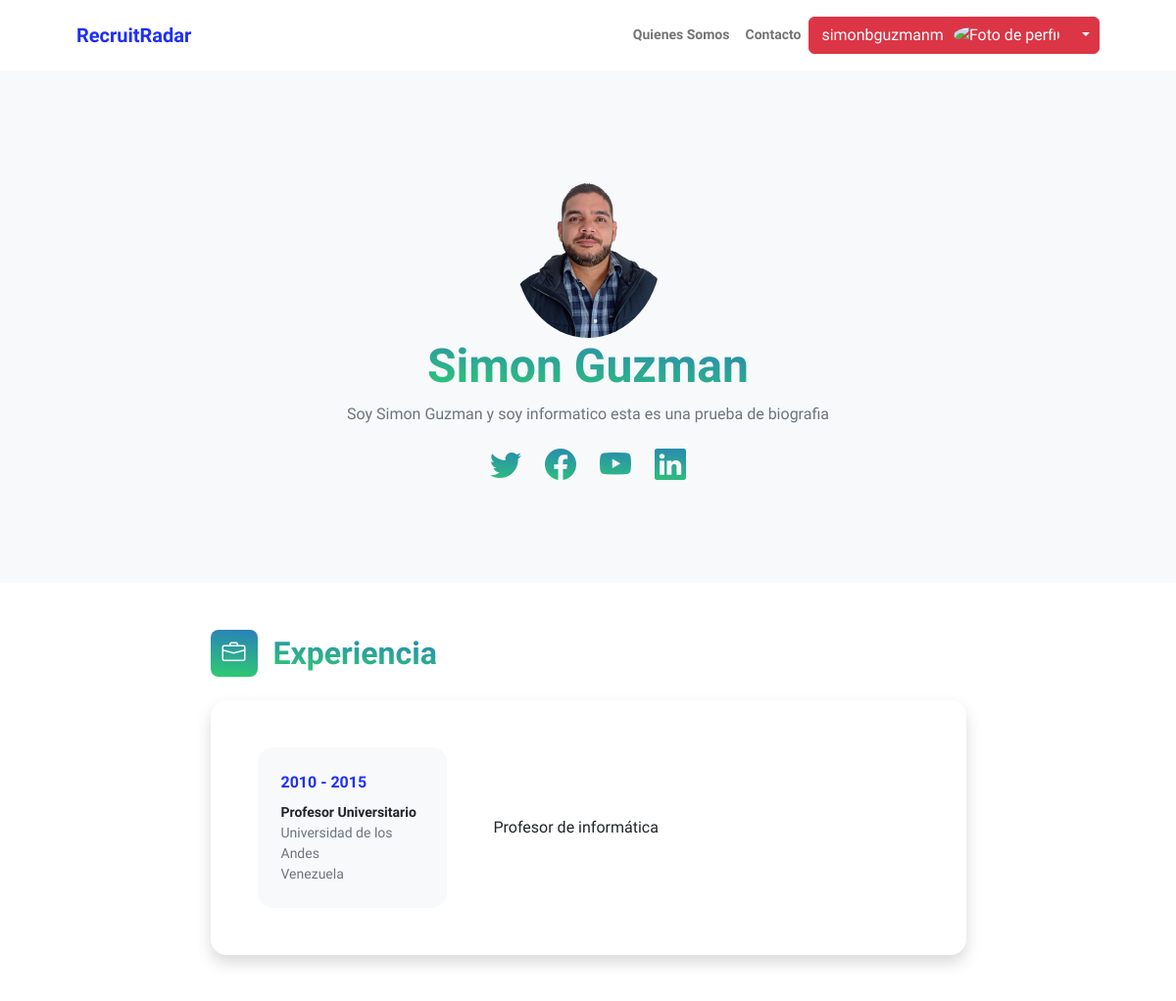
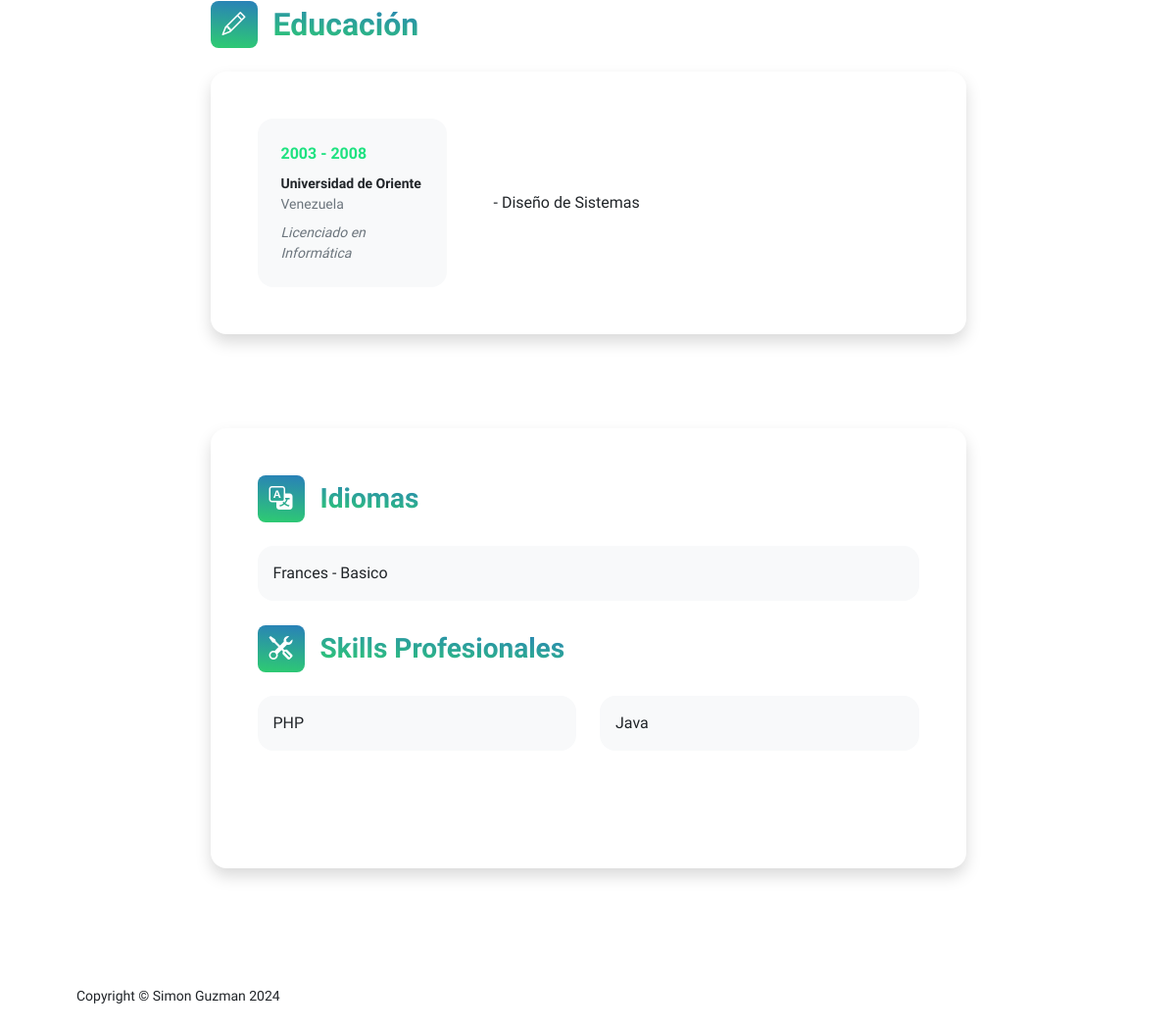
Page /appUsers/perfilde/simonbguzmanm (signed in) on the committed database (2 pictures, top to bottom).
### appUsers/models.py (models this page shows, shortened)
class DataUsuario(models.Model):
    user = models.OneToOneField(User, on_delete=models.CASCADE, null=True)
    nombre = models.CharField(max_length=100,null=True, blank = True)
    apellido = models.CharField(max_length=100,null=True, blank = True)
    bio = models.CharField(max_length=1000, null=True, blank = True)
    telefono = models.CharField(max_length=100, null=True, blank = True)
    url_twitter = models.CharField(max_length=100,null=True, blank = True)
    url_facebook = models.CharField(max_length=100, null=True, blank = True)
    url_github= models.CharField(max_length=100, null=True, blank = True)
    url_youtube = models.CharField(max_length=100, null=True, blank = True)
    url_linkedin = models.CharField(max_length=100, null=True, blank = True)

class ExperienciaLaboral(models.Model):
    user = models.ForeignKey(User, on_delete=models.CASCADE, null=True)
    cargo = models.CharField(max_length=100)
    empresa = models.CharField(max_length=100)
    periodo_inicio = models.IntegerField()
    periodo_fin = models.IntegerField(null=True, blank=True)
    description = models.CharField(max_length=1000)
    pais = models.CharField(max_length=50)

class Educacion(models.Model):
    user = models.ForeignKey(User, on_delete=models.CASCADE, null=True)
    institucion = models.CharField(max_length=100)
    titulo = models.CharField(max_length=100)
    description = models.CharField(max_length=1000)
    pais = models.CharField(max_length=50)
    periodo_inicio = models.IntegerField()
    periodo_fin = models.IntegerField(null=True, blank=True)

class Idiomas(models.Model):
    user = models.ForeignKey(User, on_delete=models.CASCADE, null=True)
    idioma = models.CharField(max_length=50)
    nivel = models.CharField(max_length=20)

class Skills(models.Model):
    user = models.ForeignKey(User, on_delete=models.CASCADE, null=True)
    aptitud = models.CharField(max_length=50)

### appUsers/views.py (the view)
# urls.py: path('perfilde/<str:nombre>', views.perfilde, name='unperfil')
def perfilde(request, nombre):
    usuarios = User.objects.filter(username=nombre)
    if usuarios.exists():
        usuario_encontrado = usuarios.first()
        user_id = usuario_encontrado.id
        experiencias = ExperienciaLaboral.objects.filter(user=user_id)
        estudios = Educacion.objects.filter(user=user_id)
        skills = Skills.objects.filter(user=user_id)
        idiomas = Idiomas.objects.filter(user=user_id)
        try:
            avatar=Avatar.objects.get(user=user_id)
        except Avatar.DoesNotExist:
            avatar="/media/avatares/default.jpg"
        try:
            perfil=DataUsuario.objects.get(user=user_id)
        except DataUsuario.DoesNotExist:
            perfil=""
        print(avatar)
        return render(request,"appUsers/perfilde.html",{"foto_avatar":avatar.imagen.url,"experiencias":experiencias,"estudios":estudios,"idiomas":idiomas,"perfil":perfil,"skills":skills,"avatar":request.session.get('foto-avatar', 'none'),"enc":"1"})
    else:
        return render(request, "appUsers/perfilde.html", {"foto_avatar":"","nombredeparametro": nombre,"enc":"0","avatar":request.session.get('foto-avatar', 'none')})

### appUsers/models.py (called while the page is built)
    def __str__(self):
        return f'{self.user} - {self.imagen}'

### appUsers/templates/appUsers/perfilde.html (shortened to what this page needs)
{% extends "appUsers/base.html" %}
{% load static %}
{% block datosDinamicos %}
{% if enc == '1' %}
<section class="bg-light py-5">
    <div class="container px-5">
        <div class="row gx-5 justify-content-center">
            <div class="col-xxl-8">
                <div class="text-center my-5">
                    <img src="{{foto_avatar}}" alt="Foto de perfil" class="img-fluid rounded-circle" width="150">
                    <h2 class="display-5 fw-bolder"><span class="text-gradient d-inline">{{perfil.nombre}} {{perfil.apellido}}</span></h2>
                    <p class="text-muted">{{perfil.bio}}</p>
                    <div class="d-flex justify-content-center fs-2 gap-4">
                        {% if perfil.url_twitter != '#' %}
                            <a class="text-gradient" href="{{ perfil.url_twitter }}" target="_blank"><i class="bi bi-twitter"></i></a>
                        {% endif %}
                        {% if perfil.url_facebook != '#' %}
                            <a class="text-gradient" href="{{ perfil.url_facebook }}" target="_blank"><i class="bi bi-facebook"></i></a>
                        {% endif %}
                        {% if perfil.url_youtube != '#' %}
                            <a class="text-gradient" href="{{ perfil.url_youtube }}" target="_blank"><i class="bi bi-youtube"></i></a>
                        {% endif %}
                        {% if perfil.url_linkedin != '#' %}
                            <a class="text-gradient" href="{{ perfil.url_linkedin }}" target="_blank"><i class="bi bi-linkedin"></i></a>
                        {% endif %}
                    </div>
                </div>
            </div>
        </div>
    </div>
</section>
<div class="container px-5 my-5">
    <div class="row gx-5 justify-content-center">
        <div class="col-lg-11 col-xl-9 col-xxl-8">
            <section>
                <div class="d-flex align-items-center mb-4">
                    <div class="feature bg-primary bg-gradient-primary-to-secondary text-white rounded-3 me-3"><i class="bi bi-briefcase"></i></div>
                    <h2 class="fw-bolder mb-0"><span class="text-gradient d-inline">Experiencia</span></h2>
                </div>
                {% for exp in experiencias %}
                <div class="card shadow border-0 rounded-4 mb-5">
                    <div class="card-body p-5">
                        <div class="row align-items-center gx-5">
                            <div class="col text-center text-lg-start mb-4 mb-lg-0">
                                <div class="bg-light p-4 rounded-4">
                                    <div class="text-primary fw-bolder mb-2">{{exp.periodo_inicio}} - {{exp.periodo_fin}}</div>
                                    <div class="small fw-bolder">{{exp.cargo}}</div>
                                    <div class="small text-muted">{{exp.empresa}}</div>
                                    <div class="small text-muted">{{exp.pais}}</div>
                                </div>
                            </div>
                            <div class="col-lg-8"><div>{{exp.description}}</div></div>
                        </div>
                    </div>
                </div>
                {% endfor%}
            </section>
            <section>
                <div class="d-flex align-items-center mb-4">
                    <div class="feature bg-primary bg-gradient-primary-to-secondary text-white rounded-3 me-3"><i class="bi bi-pencil"></i></div>
                    <h2 class="fw-bolder mb-0"><span class="text-gradient d-inline">Educación</span></h2>
                </div>
                {% for est in estudios %}
                <div class="card shadow border-0 rounded-4 mb-5">
                    <div class="card-body p-5">
                        <div class="row align-items-center gx-5">
                            <div class="col text-center text-lg-start mb-4 mb-lg-0">
                                <div class="bg-light p-4 rounded-4">
                                    <div class="text-secondary fw-bolder mb-2">{{est.periodo_inicio}} - {{est.periodo_fin}}</div>
                                    <div class="mb-2">
                                        <div class="small fw-bolder">{{est.institucion}}</div>
                                        <div class="small text-muted">{{est.pais}}</div>
                                    </div>
                                    <div class="fst-italic">
                                        <div class="small text-muted">{{est.titulo}}</div>
                                    </div>
                                </div>
                            </div>
                            <div class="col-lg-8"><div>{{est.description}}</div></div>
                        </div>
                    </div>
                </div>
                {% endfor%}
            </section>
            <div class="pb-5"></div>
            <section>
                <div class="card shadow border-0 rounded-4 mb-5">
                    <div class="card-body p-5">
                        <div class="mb-0">
                            <div class="d-flex align-items-center mb-4">
                                <div class="feature bg-primary bg-gradient-primary-to-secondary text-white rounded-3 me-3"><i class="bi bi-translate"></i></div>
                                <h3 class="fw-bolder mb-0"><span class="text-gradient d-inline">Idiomas</span></h3>
                            </div>
                            <div class="row row-cols-1 row-cols-md-1">
                                {% for est in idiomas %}
                                <div class="col mb-4 mb-md-0" style="margin-bottom: 5px !important;">
                                    <div class="d-flex align-items-center bg-light rounded-4 p-3 h-100">{{est.idioma}} - {{est.nivel}}</div>
                                </div>
                                {% endfor%}
                            </div>
                        </div>
                        <div class="mb-5" style="margin-top: 20px;">
                            <div class="d-flex align-items-center mb-4">
                                <div class="feature bg-primary bg-gradient-primary-to-secondary text-white rounded-3 me-3"><i class="bi bi-tools"></i></div>
                                <h3 class="fw-bolder mb-0"><span class="text-gradient d-inline">Skills Profesionales</span></h3>
                            </div>
                            <div class="row">
                                {% for est in skills %}
                                    <div class="col mb-4">
                                        <div class="d-flex align-items-center bg-light rounded-4 p-3 h-100">{{ est.aptitud }}</div>
                                    </div>
                                    {% if forloop.counter|divisibleby:3 or forloop.last %}
                                        </div>{% if not forloop.last %}<div class="row">{% endif %}
                                    {% endif %}
                                {% endfor %}
                            </div>
                        </div>
                    </div>
                </div>
        </div>
    </div>
{% endif %}
{% endblock %}

### appUsers/templates/appUsers/base.html (shortened to what this page needs)
<!DOCTYPE html>
<html lang="en">
    <head>
        {% load static %}
        <link rel="stylesheet" href="https://cdnjs.cloudflare.com/ajax/libs/font-awesome/6.0.0/css/all.min.css">
        <link href="https://cdn.jsdelivr.net/npm/bootstrap-icons@1.8.1/font/bootstrap-icons.css" rel="stylesheet" />
        <link href="{% static 'css/styles.css' %}" rel="stylesheet" />
    </head>
    <body class="d-flex flex-column h-100">
        <main class="flex-shrink-0">
            <nav class="navbar navbar-expand-lg navbar-light bg-white py-3">
                <div class="container px-5">
                    <a class="navbar-brand" href="{% url 'Home' %}"><span class="fw-bolder text-primary">RecruitRadar</span></a>
                    <div class="collapse navbar-collapse" id="navbarSupportedContent">
                        <ul class="navbar-nav ms-auto mb-2 mb-lg-0 small fw-bolder">
                            <li class="nav-item"><a class="nav-link" href="{% url 'Aboutme' %}">Quienes Somos</a></li>
                            <li class="nav-item"><a class="nav-link" href="{% url 'Contact' %}">Contacto</a></li>
                            {% if request.user.is_authenticated %}
                            <div class="btn-group">
                                <button type="button" class="btn btn-danger">{{ request.user.username}}<img src="{{avatar}}" alt="Foto de perfil" class="img-fluid rounded-circle" width="50" style="margin-left: 10px;"></button>
                                <button type="button" class="btn btn-danger dropdown-toggle dropdown-toggle-split" data-bs-toggle="dropdown" aria-expanded="false">
                                </button>
                              </div>
                            {% else %}
                                <li class="nav-item"><a class="nav-link" href="{% url 'Login' %}">Iniciar Sesión</a></li>
                                <li class="nav-item"><a class="nav-link" href="{% url 'Register' %}">Registrar</a></li>
                            {% endif %}
                        </ul>
                    </div>
                </div>
            </nav>
            {% block datosDinamicos %}
            {% endblock %}
        </main>
        <footer class="bg-white py-4 mt-auto">
            <div class="container px-5">
                <div class="row align-items-center justify-content-between flex-column flex-sm-row">
                    <div class="col-auto"><div class="small m-0">Copyright &copy; Simon Guzman 2024</div></div>
                </div>
            </div>
        </footer>
    </body>
</html>

### rows in the picture
DataUsuario: nombre "Simon", apellido "Guzman", bio "Soy Simon Guzman y soy informatico esta es una prueba de biografia"
ExperienciaLaboral: periodo_inicio "2010", periodo_fin "2015", cargo "Profesor Universitario", empresa "Universidad de los Andes", pais "Venezuela", description "Profesor de informática"
Educacion: periodo_inicio "2003", periodo_fin "2008", institucion "Universidad de Oriente", pais "Venezuela", titulo "Licenciado en Informática", description "- Diseño de Sistemas"
Idiomas: idioma "Frances", nivel "Basico"
Skills: aptitud "PHP"
Skills: aptitud "Java"

### other values in the picture
{{ request.user.username }} "simonbguzmanm"
